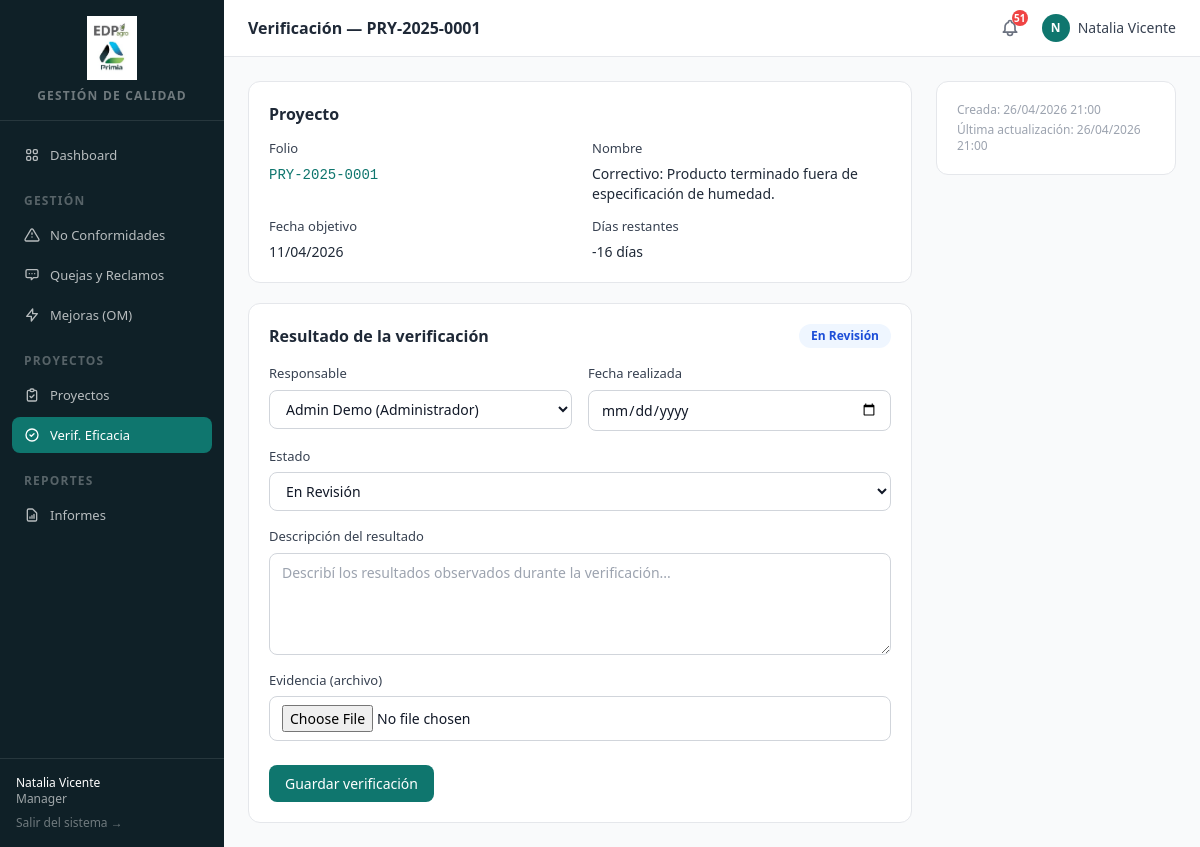
/verificacion/1/ (signed in), run on the app's committed database.
### apps/accounts/models.py (models this page shows, shortened)
class Usuario(AbstractUser):
    rol = models.CharField(max_length=20, choices=Rol, default=Rol.OPERARIO)
    area = models.CharField(max_length=100, blank=True)
    telefono = models.CharField(max_length=30, blank=True)
    class Meta:
        verbose_name = 'Usuario'
        verbose_name_plural = 'Usuarios'
    def __str__(self):
        return f'{self.get_full_name() or self.username} ({self.get_rol_display()})'
    @property
    def es_calidad(self):
        return self.rol in (Rol.CALIDAD, Rol.MANAGER, Rol.ADMIN)
    @property
    def es_admin(self):
        return self.rol == Rol.ADMIN

### apps/verificacion/models.py (models this page shows, shortened)
class VerificacionEficacia(ModeloBase):
    proyecto = models.OneToOneField(
        'proyectos.Proyecto', on_delete=models.CASCADE,
        related_name='verificacion_eficacia'
    )
    fecha_cierre_proyecto = models.DateField()
    fecha_objetivo = models.DateField(
        help_text='Fecha en que se debe realizar la verificación (cierre + 90 días)'
    )
    estado = models.CharField(
        max_length=15, choices=EstadoVerificacion,
        default=EstadoVerificacion.PENDIENTE
    )
    responsable = models.ForeignKey(
        settings.AUTH_USER_MODEL, null=True, blank=True,
        on_delete=models.SET_NULL, related_name='verificaciones'
    )
    fecha_realizada = models.DateField(null=True, blank=True)
    resultado_descripcion = models.TextField(blank=True)
    evidencia = models.FileField(upload_to='verificacion/%Y/%m/', null=True, blank=True)
    nc_generada = models.ForeignKey(
        'nc.NoConformidad', null=True, blank=True,
        on_delete=models.SET_NULL, related_name='origen_verificacion'
    )
    class Meta:
        verbose_name = 'Verificación de Eficacia'
        verbose_name_plural = 'Verificaciones de Eficacia'
        ordering = ['fecha_objetivo']
    @property
    def dias_restantes(self):
        return (self.fecha_objetivo - timezone.now().date()).days
    @property
    def vencida(self):
        return (
            self.estado == EstadoVerificacion.PENDIENTE
            and timezone.now().date() > self.fecha_objetivo
        )

### apps/proyectos/models.py (models this page shows, shortened)
class Proyecto(ModeloBase):
    folio = models.CharField(max_length=20, unique=True, editable=False)
    nombre = models.CharField(max_length=255)
    sector = models.ForeignKey(
        Sector, null=True, blank=True,
        on_delete=models.PROTECT, related_name='proyectos',
        verbose_name='Sector'
    )
    prioridad = models.CharField(max_length=10, choices=PrioridadProyecto, default=PrioridadProyecto.MEDIA)
    proveedor = models.CharField(max_length=200, blank=True, help_text='Proveedor externo o "Interno"')
    fecha_inicio = models.DateField()
    dias_ejecucion = models.PositiveIntegerField(help_text='Días de ejecución estimados')
    responsable = models.ForeignKey(
        settings.AUTH_USER_MODEL, on_delete=models.PROTECT,
        related_name='proyectos_responsable'
    )
    estado = models.CharField(max_length=15, choices=EstadoProyecto, default=EstadoProyecto.POR_HACER)
    origen = models.CharField(max_length=15, choices=OrigenProyecto, default=OrigenProyecto.INDEPENDIENTE)
    nc = models.OneToOneField(
        'nc.NoConformidad', null=True, blank=True,
        on_delete=models.SET_NULL, related_name='proyecto'
    )
    om = models.ForeignKey(
        'om.OportunidadMejora', null=True, blank=True,
        on_delete=models.SET_NULL, related_name='proyectos'
    )
    class Meta:
        verbose_name = 'Proyecto'
        verbose_name_plural = 'Proyectos'
        ordering = ['-fecha_inicio']

### apps/verificacion/views.py (the view, shortened to what this page needs)
# urls.py: path('<int:pk>/', views.detalle, name='detalle'),
@login_required
def detalle(request, pk):
    ver = get_object_or_404(VerificacionEficacia, pk=pk, eliminado=False)
    puede_gestionar = request.user.es_calidad or request.user.is_superuser
    form = VerificacionForm(instance=ver)
    return render(request, 'verificacion/detalle.html', {
        'ver': ver,
        'form': form,
        'color_estado': COLORES_ESTADO.get(ver.estado, ''),
        'puede_gestionar': puede_gestionar,
    })

### apps/verificacion/forms.py
class VerificacionForm(forms.ModelForm):
    class Meta:
        model = VerificacionEficacia
        fields = ['responsable', 'fecha_realizada', 'estado', 'resultado_descripcion', 'evidencia']
        widgets = {
            'responsable': forms.Select(attrs={'class': 'form-input'}),
            'fecha_realizada': forms.DateInput(attrs={'type': 'date', 'class': 'form-input'}),
            'estado': forms.Select(attrs={'class': 'form-input'}),
            'resultado_descripcion': forms.Textarea(attrs={
                'class': 'form-input', 'rows': 4,
                'placeholder': 'Describí los resultados observados durante la verificación...',
            }),
            'evidencia': forms.FileInput(attrs={'class': 'form-input'}),
        }
    def __init__(self, *args, **kwargs):
        super().__init__(*args, **kwargs)
        from apps.accounts.models import Usuario
        self.fields['responsable'].queryset = Usuario.objects.filter(is_active=True).order_by('first_name')
        self.fields['responsable'].empty_label = 'Seleccionar responsable...'

### apps/core/context_processors.py (called while the page is built)
def notificaciones(request):
    if not request.user.is_authenticated:
        return {'notif_no_leidas': 0}
    count = Notificacion.objects.filter(
        usuario=request.user, leida=False
    ).count()
    return {'notif_no_leidas': count}

### templates/verificacion/detalle.html (shortened to what this page needs)
{% extends "base.html" %}
{% block page_title %}Verificación — {{ ver.proyecto.folio }}{% endblock %}
{% block content %}
<div class="flex items-start gap-6">
  <div class="flex-1 space-y-5">
    <div class="card space-y-3">
      <h2 class="text-base font-semibold text-gray-800">Proyecto</h2>
      <dl class="grid grid-cols-2 gap-x-6 gap-y-3 text-sm">
        <div>
          <dt class="form-label mb-0.5">Folio</dt>
          <dd><a href="{% url 'proyectos:detalle' ver.proyecto.pk %}" class="text-teal-700 hover:underline font-mono">{{ ver.proyecto.folio }}</a></dd>
        </div>
        <div>
          <dt class="form-label mb-0.5">Nombre</dt>
          <dd class="text-gray-800">{{ ver.proyecto.nombre }}</dd>
        </div>
        <div>
          <dt class="form-label mb-0.5">Fecha objetivo</dt>
          <dd class="text-gray-800 {% if ver.vencida %}text-red-600 font-semibold{% endif %}">
            {{ ver.fecha_objetivo|date:"d/m/Y" }}
          </dd>
        </div>
        <div>
          <dt class="form-label mb-0.5">Días restantes</dt>
          <dd class="text-gray-800">
            {% if ver.vencida %}—
            {% else %}{{ ver.dias_restantes }} días
            {% endif %}
          </dd>
        </div>
      </dl>
    </div>
    <div class="card space-y-4">
      <div class="flex items-center justify-between">
        <h2 class="text-base font-semibold text-gray-800">Resultado de la verificación</h2>
        <span class="inline-flex px-3 py-1 rounded-full text-xs font-semibold {{ color_estado }}">
          {{ ver.get_estado_display }}
        </span>
      </div>
      {% if puede_gestionar %}
      <form method="post" enctype="multipart/form-data" class="space-y-4">
        <div class="grid grid-cols-2 gap-4">
          <div>
            <label class="form-label">Responsable</label>
            {{ form.responsable }}
          </div>
          <div>
            <label class="form-label">Fecha realizada</label>
            {{ form.fecha_realizada }}
          </div>
        </div>
        <div>
          <label class="form-label">Estado</label>
          {{ form.estado }}
        </div>
        <div>
          <label class="form-label">Descripción del resultado</label>
          {{ form.resultado_descripcion }}
        </div>
        <div>
          <label class="form-label">Evidencia (archivo)</label>
          {{ form.evidencia }}
        </div>
        <div class="flex gap-3 pt-2">
          <button type="submit" class="btn-primary">Guardar verificación</button>
        </div>
      </form>
      {% endif %}
    </div>
  </div>
  <div class="w-60 space-y-4 flex-shrink-0">
    <div class="card text-xs text-gray-400 space-y-1">
      <p>Creada: {{ ver.creado_en|date:"d/m/Y H:i" }}</p>
      {% if ver.actualizado_en %}
      <p>Última actualización: {{ ver.actualizado_en|date:"d/m/Y H:i" }}</p>
      {% endif %}
    </div>
  </div>
</div>
{% endblock %}

### templates/base.html (shortened to what this page needs)
{% load static %}
<!DOCTYPE html>
<html lang="es" class="h-full bg-gray-50">
<head>
  <script src="https://cdn.tailwindcss.com"></script>
</head>
<body class="h-full flex" hx-headers='{"X-CSRFToken": "{{ csrf_token }}"}'>
  <aside class="w-56 min-h-screen flex flex-col bg-sidebar text-white shrink-0">
    <div class="px-4 py-4 border-b border-white/10">
      <img src="{% static 'img/logo_edp.jpg' %}" alt="EDP Agro" class="h-16 w-full object-contain mb-2">
      <p class="text-center text-xs text-white/40 tracking-widest uppercase font-semibold">Gestión de Calidad</p>
    </div>
    <nav class="flex-1 px-3 py-4 space-y-1 text-sm">
      {% with request.resolver_match.app_name as active_app %}
      <a href="{% url 'dashboard:index' %}"
         class="nav-link {% if active_app == 'dashboard' %}bg-primary text-white{% else %}text-white/70 hover:bg-white/10{% endif %}">
        Dashboard
      </a>
      <p class="px-3 pt-4 pb-1 text-xs text-white/30 uppercase tracking-widest font-semibold">Gestión</p>
      <a href="{% url 'nc:lista' %}"
         class="nav-link {% if active_app == 'nc' %}bg-primary text-white{% else %}text-white/70 hover:bg-white/10{% endif %}">
        <svg class="w-4 h-4" fill="none" viewBox="0 0 24 24" stroke="currentColor"><path stroke-linecap="round" stroke-linejoin="round" stroke-width="2" d="M12 9v2m0 4h.01M10.29 3.86L1.82 18a2 2 0 001.71 3h16.94a2 2 0 001.71-3L13.71 3.86a2 2 0 00-3.42 0z"/></svg>
        No Conformidades
      </a>
      <a href="{% url 'qr:lista' %}"
         class="nav-link {% if active_app == 'qr' %}bg-primary text-white{% else %}text-white/70 hover:bg-white/10{% endif %}">
        <svg class="w-4 h-4" fill="none" viewBox="0 0 24 24" stroke="currentColor"><path stroke-linecap="round" stroke-linejoin="round" stroke-width="2" d="M8 10h.01M12 10h.01M16 10h.01M9 16H5a2 2 0 01-2-2V6a2 2 0 012-2h14a2 2 0 012 2v8a2 2 0 01-2 2h-5l-3 3v-3z"/></svg>
        Quejas y Reclamos
      </a>
      <a href="{% url 'om:lista' %}"
         class="nav-link {% if active_app == 'om' %}bg-primary text-white{% else %}text-white/70 hover:bg-white/10{% endif %}">
        <svg class="w-4 h-4" fill="none" viewBox="0 0 24 24" stroke="currentColor"><path stroke-linecap="round" stroke-linejoin="round" stroke-width="2" d="M13 10V3L4 14h7v7l9-11h-7z"/></svg>
        Mejoras (OM)
      </a>
      <p class="px-3 pt-4 pb-1 text-xs text-white/30 uppercase tracking-widest font-semibold">Proyectos</p>
      <a href="{% url 'proyectos:lista' %}"
         class="nav-link {% if active_app == 'proyectos' %}bg-primary text-white{% else %}text-white/70 hover:bg-white/10{% endif %}">
        <svg class="w-4 h-4" fill="none" viewBox="0 0 24 24" stroke="currentColor"><path stroke-linecap="round" stroke-linejoin="round" stroke-width="2" d="M9 5H7a2 2 0 00-2 2v12a2 2 0 002 2h10a2 2 0 002-2V7a2 2 0 00-2-2h-2M9 5a2 2 0 002 2h2a2 2 0 002-2M9 5a2 2 0 012-2h2a2 2 0 012 2m-6 9l2 2 4-4"/></svg>
        Proyectos
      </a>
      <a href="{% url 'verificacion:lista' %}"
         class="nav-link {% if active_app == 'verificacion' %}bg-primary text-white{% else %}text-white/70 hover:bg-white/10{% endif %}">
        <svg class="w-4 h-4" fill="none" viewBox="0 0 24 24" stroke="currentColor"><path stroke-linecap="round" stroke-linejoin="round" stroke-width="2" d="M9 12l2 2 4-4m6 2a9 9 0 11-18 0 9 9 0 0118 0z"/></svg>
        Verif. Eficacia
      </a>
      <p class="px-3 pt-4 pb-1 text-xs text-white/30 uppercase tracking-widest font-semibold">Reportes</p>
      <a href="{% url 'reportes:index' %}"
         class="nav-link {% if active_app == 'reportes' %}bg-primary text-white{% else %}text-white/70 hover:bg-white/10{% endif %}">
        <svg class="w-4 h-4" fill="none" viewBox="0 0 24 24" stroke="currentColor"><path stroke-linecap="round" stroke-linejoin="round" stroke-width="2" d="M9 17v-2m3 2v-4m3 4v-6m2 10H7a2 2 0 01-2-2V5a2 2 0 012-2h5.586a1 1 0 01.707.293l5.414 5.414a1 1 0 01.293.707V19a2 2 0 01-2 2z"/></svg>
        Informes
      </a>
      {% endwith %}
    </nav>
    <div class="px-4 py-4 border-t border-white/10 text-xs text-white/60">
      <p class="font-medium text-white truncate">{{ request.user.get_full_name|default:request.user.username }}</p>
      <p class="truncate">{{ request.user.get_rol_display }}</p>
      <form method="post" action="{% url 'accounts:logout' %}" class="mt-2">
        <button type="submit" class="text-white/40 hover:text-white transition-colors">Salir del sistema →</button>
      </form>
    </div>
  </aside>
  <div class="flex-1 flex flex-col min-h-screen overflow-auto">
    <header class="sticky top-0 z-10 bg-white border-b border-gray-200 flex items-center justify-between px-6 py-3">
      <h1 class="text-base font-semibold text-gray-800">{% block page_title %}{% endblock %}</h1>
      <div class="flex items-center gap-4">
        <div class="relative" id="notif-widget">
          <button id="notif-btn"
                  hx-get="{% url 'notificaciones:panel' %}"
                  hx-target="#notif-dropdown"
                  hx-swap="innerHTML"
                  hx-trigger="click[!htmx.find('#notif-dropdown').classList.contains('notif-loaded')]"
                  onclick="toggleNotifDropdown(event)"
                  class="relative p-1.5 rounded-lg text-gray-500 hover:bg-gray-100 transition-colors">
            {% if notif_no_leidas %}
            <span id="notif-badge"
                  class="absolute -top-0.5 -right-0.5 w-4 h-4 bg-red-500 text-white text-[10px] font-bold rounded-full flex items-center justify-center">
              {{ notif_no_leidas }}
            </span>
            {% endif %}
          </button>
        </div>
        <div class="flex items-center gap-2 text-sm text-gray-700">
          <div class="w-7 h-7 rounded-full bg-primary text-white flex items-center justify-center text-xs font-bold uppercase">
            {{ request.user.username|slice:":1" }}
          </div>
          <span class="hidden sm:block font-medium">{{ request.user.get_full_name|default:request.user.username }}</span>
        </div>
      </div>
    </header>
    <main class="flex-1 px-6 py-6">
      {% block content %}{% endblock %}
    </main>
  </div>
</body>
</html>

### templates/base.html (style rules this page uses)
.nav-link { display: flex; align-items: center; gap: 0.625rem; padding: 0.5rem 0.75rem; border-radius: 0.5rem; transition: background-color 0.15s; font-size: 0.8125rem; }
.btn-primary { display: inline-flex; align-items: center; gap: 0.375rem; padding: 0.5rem 1rem; background-color: #0f766e; color: white; border-radius: 0.5rem; font-size: 0.875rem; font-weight: 500; transition: background-color 0.15s; }
.form-input { display: block; width: 100%; padding: 0.5rem 0.75rem; border: 1px solid #d1d5db; border-radius: 0.5rem; font-size: 0.875rem; color: #111827; background-color: white; transition: border-color 0.15s, box-shadow 0.15s; }
.form-label { display: block; font-size: 0.8125rem; font-weight: 500; color: #374151; margin-bottom: 0.375rem; }
.card { background-color: white; border-radius: 0.75rem; border: 1px solid #e5e7eb; padding: 1.25rem; }

### data on the page
Usuario: user.get_full_name "Natalia Vicente", user.rol "Manager", user.username "N"
VerificacionEficacia: proyecto.folio "PRY-2025-0001", proyecto.nombre "Correctivo: Producto terminado fuera de especificación de humedad.", fecha_objetivo "11/04/2026", dias_restantes "-16", estado "En Revisión", responsable "Admin Demo (Administrador)", creado_en "26/04/2026 21:00", actualizado_en "26/04/2026 21:00"

### other printed values
{{ notif_no_leidas }} "51"
